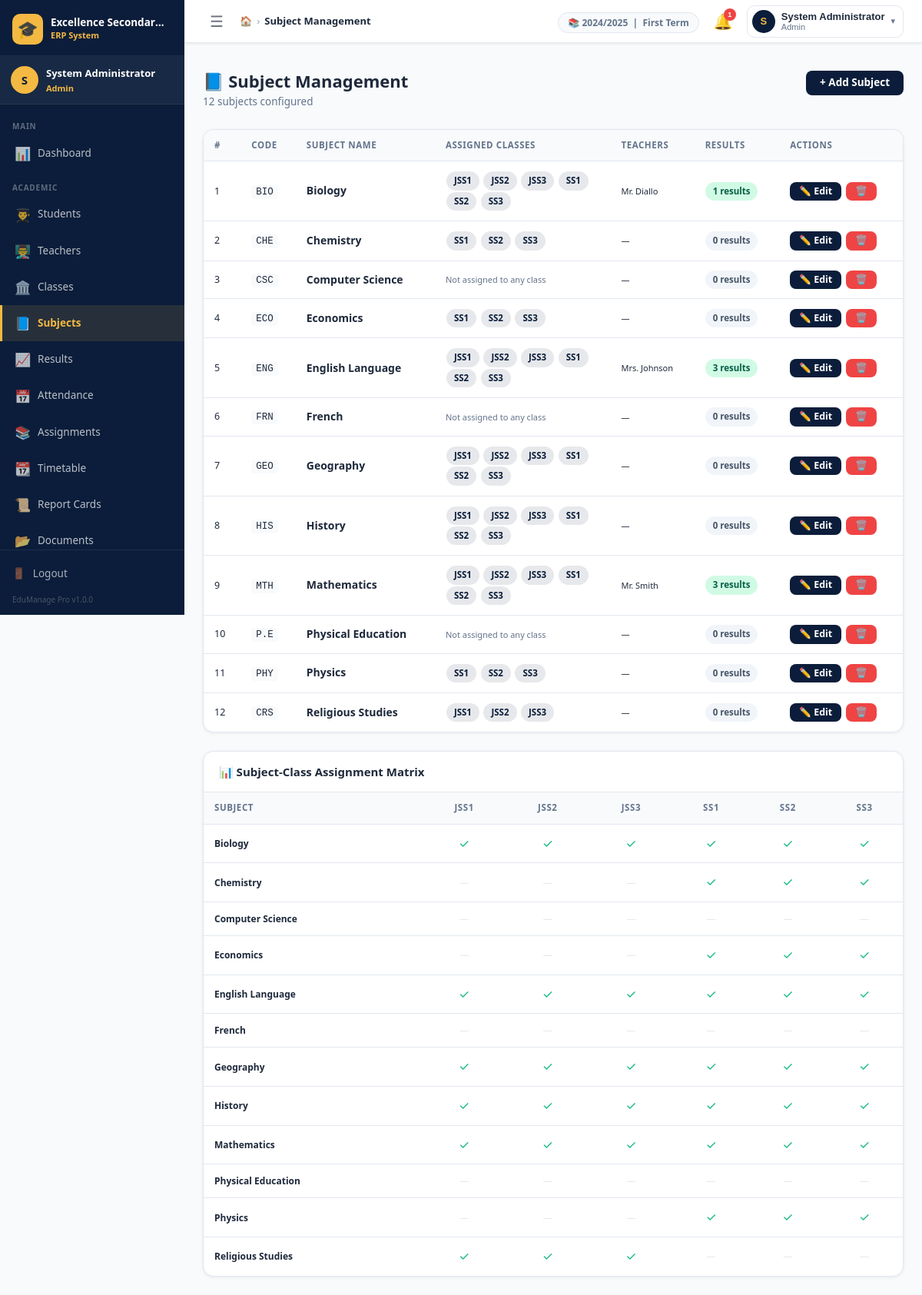
The app's page /admin/subjects.php (signed in) with its own data.
### tables this page shows
CREATE TABLE `settings` (
  `id`          INT UNSIGNED NOT NULL AUTO_INCREMENT,
  `setting_key` VARCHAR(100) NOT NULL UNIQUE,
  `setting_val` TEXT         DEFAULT NULL,
  `updated_at`  TIMESTAMP    NOT NULL DEFAULT CURRENT_TIMESTAMP ON UPDATE CURRENT_TIMESTAMP,
  PRIMARY KEY (`id`),
  KEY `idx_key` (`setting_key`)
);

CREATE TABLE `subjects` (
  `id`         INT UNSIGNED NOT NULL AUTO_INCREMENT,
  `name`       VARCHAR(100) NOT NULL UNIQUE,
  `code`       VARCHAR(10)  DEFAULT NULL,
  `created_at` TIMESTAMP    NOT NULL DEFAULT CURRENT_TIMESTAMP,
  PRIMARY KEY (`id`),
  KEY `idx_name` (`name`)
);

CREATE TABLE `classes` (
  `id`          INT UNSIGNED NOT NULL AUTO_INCREMENT,
  `name`        VARCHAR(50)  NOT NULL UNIQUE,
  `description` VARCHAR(255) DEFAULT NULL,
  `capacity`    INT UNSIGNED DEFAULT 40,
  `sort_order`  INT UNSIGNED DEFAULT 0,
  `created_at`  TIMESTAMP    NOT NULL DEFAULT CURRENT_TIMESTAMP,
  PRIMARY KEY (`id`),
  KEY `idx_name` (`name`)
);

### includes/functions.php (called while the page is built, shortened)
<?php
function e(mixed $val): string {
    return htmlspecialchars((string)($val ?? ''), ENT_QUOTES | ENT_HTML5, 'UTF-8');
}
function get_setting(string $key, string $default = ''): string {
    static $cache = [];
    if (!isset($cache[$key])) {
        $row = Database::fetchOne(
            "SELECT setting_val FROM settings WHERE setting_key = ? LIMIT 1",
            [$key]
        );
        $cache[$key] = $row ? $row['setting_val'] : $default;
    }
    return $cache[$key] ?? $default;
}
function count_unread_notifications(int $userId): int {
    $row = Database::fetchOne(
        "SELECT COUNT(*) AS c FROM notifications WHERE user_id = ? AND is_read = 0",
        [$userId]
    );
    return (int)($row['c'] ?? 0);
}

### config/db.php (called while the page is built, shortened)
<?php
class Database {
    private static ?PDO $instance = null;
    public static function getInstance(): PDO {
        if (self::$instance === null) {
            $dsn = sprintf(
                'mysql:host=%s;dbname=%s;charset=%s',
                DB_HOST, DB_NAME, DB_CHARSET
            );
            $options = [
                PDO::ATTR_ERRMODE            => PDO::ERRMODE_EXCEPTION,
                PDO::ATTR_DEFAULT_FETCH_MODE => PDO::FETCH_ASSOC,
                PDO::ATTR_EMULATE_PREPARES   => false,
                PDO::MYSQL_ATTR_INIT_COMMAND => "SET NAMES utf8mb4 COLLATE utf8mb4_unicode_ci",
            ];
            try {
                self::$instance = new PDO($dsn, DB_USER, DB_PASS, $options);
            } catch (PDOException $e) {
                error_log('[EduManage DB Error] ' . $e->getMessage());
                http_response_code(500);
                die(json_encode([
                    'success' => false,
                    'message' => 'Database connection failed. Please contact the administrator.'
                ]));
            }
        }
        return self::$instance;
    }
    public static function query(string $sql, array $params = []): PDOStatement {
        $stmt = self::getInstance()->prepare($sql);
        $stmt->execute($params);
        return $stmt;
    }
    public static function fetchOne(string $sql, array $params = []): ?array {
        $row = self::query($sql, $params)->fetch();
        return $row ?: null;
    }
    public static function fetchAll(string $sql, array $params = []): array {
        return self::query($sql, $params)->fetchAll();
    }
}

### includes/auth.php (called while the page is built, shortened)
<?php
function is_logged_in(): bool {
    return isset($_SESSION['user_id'], $_SESSION['role_id']);
}
function current_user_id(): int       { return (int)($_SESSION['user_id']   ?? 0); }
function current_full_name(): string  { return $_SESSION['full_name'] ?? ''; }
function current_role_name(): string  { return $_SESSION['role_name'] ?? ''; }

### admin/subjects.php (the view, shortened to what this page needs)
<?php
$pageTitle  = 'Subject Management';
$subjects = Database::fetchAll(
    "SELECT s.*,
            GROUP_CONCAT(DISTINCT c.name ORDER BY c.sort_order SEPARATOR ', ') AS classes,
            GROUP_CONCAT(DISTINCT u.full_name ORDER BY u.full_name SEPARATOR ', ') AS teachers,
            COUNT(DISTINCT r.id) AS result_count
     FROM subjects s
     LEFT JOIN class_subjects  cs ON cs.subject_id = s.id
     LEFT JOIN classes         c  ON c.id  = cs.class_id
     LEFT JOIN teacher_subjects ts ON ts.subject_id = s.id
     LEFT JOIN teachers        t  ON t.id  = ts.teacher_id
     LEFT JOIN users           u  ON u.id  = t.user_id
     LEFT JOIN results         r  ON r.subject_id = s.id
     GROUP BY s.id
     ORDER BY s.name"
);
$classes = Database::fetchAll("SELECT id, name FROM classes ORDER BY sort_order");
$subjectClassMap = [];
foreach (Database::fetchAll("SELECT subject_id, class_id FROM class_subjects") as $row) {
    $subjectClassMap[$row['subject_id']][] = $row['class_id'];
}
include INCLUDES_PATH . '/header.php';
?>
<div class="page-header">
    <div class="page-header-left">
        <h1 class="page-title">📘 Subject Management</h1>
        <p class="page-subtitle"><?= count($subjects) ?> subjects configured</p>
    </div>
    <div class="page-header-actions">
        <button class="btn btn-primary" onclick="openModal('addSubjectModal')">+ Add Subject</button>
    </div>
</div>
<div class="card">
    <div class="table-wrap">
        <table class="data-table">
            <thead><tr>
                <th>#</th>
                <th data-sort>Code</th>
                <th data-sort>Subject Name</th>
                <th>Assigned Classes</th>
                <th>Teachers</th>
                <th>Results</th>
                <th>Actions</th>
            </tr></thead>
            <tbody>
            <?php if ($subjects): $i=1; foreach ($subjects as $sub): ?>
                <tr>
                    <td class="text-muted text-sm"><?= $i++ ?></td>
                    <td>
                        <?php if ($sub['code']): ?>
                            <span class="code"><?= e($sub['code']) ?></span>
                        <?php else: ?>
                            <span class="text-muted">—</span>
                        <?php endif; ?>
                    </td>
                    <td><strong style="font-size:14px"><?= e($sub['name']) ?></strong></td>
                    <td style="max-width:200px">
                        <?php if ($sub['classes']): ?>
                            <?php foreach (explode(', ', $sub['classes']) as $cls): ?>
                                <span class="badge badge-navy" style="margin:1px"><?= e(trim($cls)) ?></span>
                            <?php endforeach; ?>
                        <?php else: ?>
                            <span class="text-muted text-xs">Not assigned to any class</span>
                        <?php endif; ?>
                    </td>
                    <td style="max-width:200px">
                        <div class="text-xs" style="line-height:1.8">
                            <?= e($sub['teachers'] ?: '—') ?>
                        </div>
                    </td>
                    <td>
                        <span class="badge <?= $sub['result_count']>0?'badge-success':'badge-secondary' ?>">
                            <?= $sub['result_count'] ?> results
                        </span>
                    </td>
                    <td>
                        <div class="td-actions">
                            <button class="btn btn-sm btn-primary"
                                    onclick="openEditSubjectModal(
                                        <?= $sub['id'] ?>,
                                        '<?= e(addslashes($sub['name'])) ?>',
                                        '<?= e(addslashes($sub['code'] ?? '')) ?>',
                                        <?= json_encode($subjectClassMap[$sub['id']] ?? []) ?>
                                    )">✏️ Edit</button>
                            <form method="POST" style="display:inline">
                                <button type="submit" class="btn btn-sm btn-danger"
                                        data-confirm="Delete subject <?= e($sub['name']) ?>? This cannot be undone if results exist.">
                                    🗑️
                                </button>
                            </form>
                        </div>
                    </td>
                </tr>
            <?php endforeach; endif; ?>
            </tbody>
        </table>
    </div>
</div>
<div class="card mt-24">
    <div class="card-header">📊 Subject-Class Assignment Matrix</div>
    <div class="table-wrap">
        <table class="data-table" style="font-size:12px">
            <thead>
                <tr>
                    <th>Subject</th>
                    <?php foreach ($classes as $cls): ?>
                        <th style="text-align:center"><?= e($cls['name']) ?></th>
                    <?php endforeach; ?>
                </tr>
            </thead>
            <tbody>
            <?php foreach ($subjects as $sub): ?>
                <tr>
                    <td><strong><?= e($sub['name']) ?></strong></td>
                    <?php foreach ($classes as $cls): ?>
                        <td style="text-align:center">
                            <?php $assigned = in_array($cls['id'], $subjectClassMap[$sub['id']] ?? []); ?>
                            <?= $assigned ? '<span style="color:var(--emerald);font-size:16px">✓</span>' : '<span style="color:var(--border)">—</span>' ?>
                        </td>
                    <?php endforeach; ?>
                </tr>
            <?php endforeach; ?>
            </tbody>
        </table>
    </div>
</div>
<?php include INCLUDES_PATH . '/footer.php'; ?>

### includes/header.php (shortened to what this page needs)
<?php
$pageTitle   = $pageTitle   ?? 'Dashboard';
$schoolName  = get_setting('school_name', APP_NAME);
$unreadCount = is_logged_in() ? count_unread_notifications(current_user_id()) : 0;
?>
<!DOCTYPE html>
<html lang="en">
<head>
    <link rel="stylesheet" href="<?= BASE_URL ?>/assets/css/style.css">
</head>
<body>
<div class="app-wrapper">
    <?php include INCLUDES_PATH . '/sidebar.php'; ?>
    <div class="main-area">
        <header class="topnav">
            <div class="topnav-left">
                <button class="sidebar-toggle" id="sidebarToggle" title="Toggle Sidebar">
                    ☰
                </button>
                <nav class="breadcrumb-nav">
                    <span class="bc-home">
                        <a href="<?= BASE_URL ?>/admin/dashboard.php">🏠</a>
                    </span>
                    <span class="bc-sep">›</span>
                    <span class="bc-current"><?= e($pageTitle) ?></span>
                </nav>
            </div>
            <div class="topnav-right">
                <div class="topnav-meta hidden-sm">
                    <span class="meta-pill">
                        📚 <?= e(get_setting('current_session', '—')) ?>
                        &nbsp;|&nbsp;
                        <?= e(get_setting('current_term', '—')) ?> Term
                    </span>
                </div>
                <div class="notif-wrap" id="notifWrap">
                    <button class="notif-btn" id="notifBtn" title="Notifications">
                        🔔
                        <?php if ($unreadCount > 0): ?>
                            <span class="notif-badge"><?= $unreadCount ?></span>
                        <?php endif; ?>
                    </button>
                </div>
                <div class="user-wrap" id="userWrap">
                    <button class="user-btn" id="userBtn">
                        <div class="user-avatar">
                            <?= strtoupper(substr(current_full_name(), 0, 1)) ?>
                        </div>
                        <div class="user-info hidden-sm">
                            <span class="user-name"><?= e(current_full_name()) ?></span>
                            <span class="user-role"><?= e(ucfirst(current_role_name())) ?></span>
                        </div>
                        <span class="user-caret">▾</span>
                    </button>
                </div>
            </div>
        </header>
        <div class="flash-container">
        </div>
        <main class="main-content">

### records on screen
settings: setting_val "2024/2025"
settings: setting_val "First"
subjects: code "BIO", name "Biology", cls "JSS1", cls "JSS2", cls "JSS3", cls "SS1", cls "SS2", cls "SS3", teachers "Mr. Diallo", result_count "1"
subjects: code "CHE", name "Chemistry", cls "SS1", cls "SS2", cls "SS3", teachers "—", result_count "0"
subjects: code "CSC", name "Computer Science", shows "Not assigned to any class", teachers "—", result_count "0"
subjects: code "ECO", name "Economics", cls "SS1", cls "SS2", cls "SS3", teachers "—", result_count "0"
subjects: code "ENG", name "English Language", cls "JSS1", cls "JSS2", cls "JSS3", cls "SS1", cls "SS2", cls "SS3", teachers "Mrs. Johnson", result_count "3"
subjects: code "FRN", name "French", shows "Not assigned to any class", teachers "—", result_count "0"
subjects: code "GEO", name "Geography", cls "JSS1", cls "JSS2", cls "JSS3", cls "SS1", cls "SS2", cls "SS3", teachers "—", result_count "0"
subjects: code "HIS", name "History", cls "JSS1", cls "JSS2", cls "JSS3", cls "SS1", cls "SS2", cls "SS3", teachers "—", result_count "0"
subjects: code "MTH", name "Mathematics", cls "JSS1", cls "JSS2", cls "JSS3", cls "SS1", cls "SS2", cls "SS3", teachers "Mr. Smith", result_count "3"
subjects: code "P.E", name "Physical Education", shows "Not assigned to any class", teachers "—", result_count "0"
subjects: code "PHY", name "Physics", cls "SS1", cls "SS2", cls "SS3", teachers "—", result_count "0"
subjects: code "CRS", name "Religious Studies", cls "JSS1", cls "JSS2", cls "JSS3", teachers "—", result_count "0"
classes: name "JSS1"
classes: name "JSS2"
classes: name "JSS3"
classes: name "SS1"
classes: name "SS2"
classes: name "SS3"

### other values on screen
get_setting('school_name', APP_NAME) "Excellence Secondar…"
substr(current_full_name(), 0, 1) "S"
current_full_name() "System Administrator"
current_role_name() "Admin"
$item['section'] "MAIN"
$item['icon'] "📊"
$item['label'] "Dashboard"
$item['section'] "ACADEMIC"
$item['icon'] "👨‍🎓"
$item['label'] "Students"
$item['icon'] "👨‍🏫"
$item['label'] "Teachers"
$item['icon'] "🏛️"
$item['label'] "Classes"
$item['icon'] "📘"
